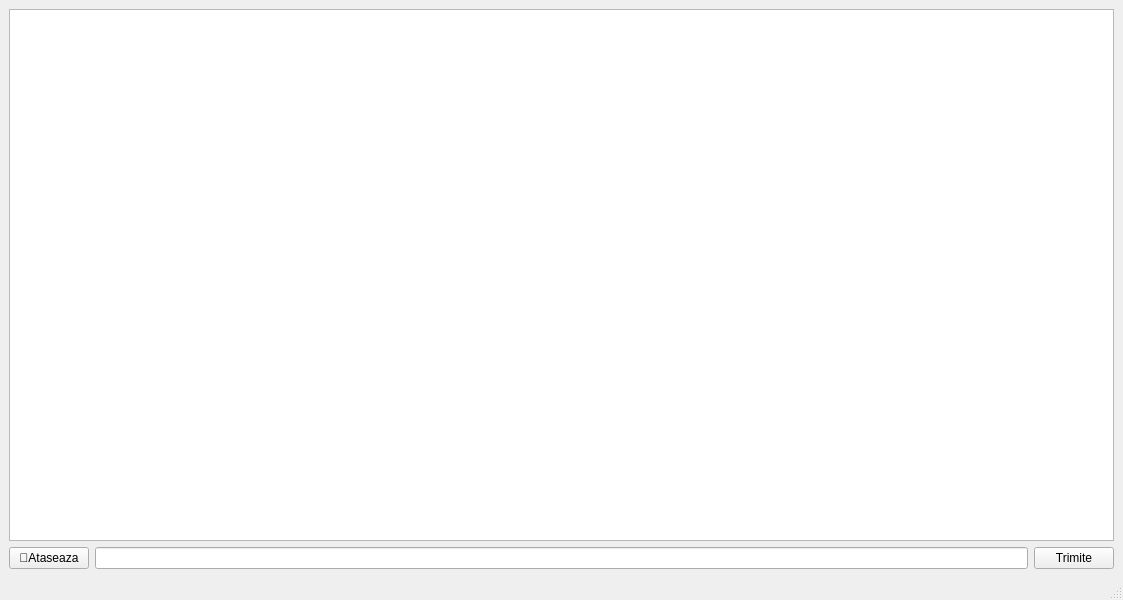
<?xml version="1.0" encoding="UTF-8"?>
<ui version="4.0">
 <class>MainWindow</class>
 <widget class="QMainWindow" name="MainWindow">
  <property name="geometry">
   <rect>
    <x>0</x>
    <y>0</y>
    <width>1123</width>
    <height>600</height>
   </rect>
  </property>
  <property name="windowTitle">
   <string>MainWindow</string>
  </property>
  <widget class="QWidget" name="centralwidget">
   <layout class="QVBoxLayout" name="verticalLayout">
    <item>
     <widget class="QListWidget" name="chatHistory"/>
    </item>
    <item>
     <layout class="QHBoxLayout" name="horizontalLayout">
      <item>
       <widget class="QPushButton" name="attachButton">
        <property name="text">
         <string>📎Ataseaza</string>
        </property>
       </widget>
      </item>
      <item>
       <widget class="QLineEdit" name="messageInput"/>
      </item>
      <item>
       <widget class="QPushButton" name="sendButton">
        <property name="text">
         <string>Trimite</string>
        </property>
       </widget>
      </item>
     </layout>
    </item>
   </layout>
  </widget>
  <widget class="QMenuBar" name="menubar">
   <property name="geometry">
    <rect>
     <x>0</x>
     <y>0</y>
     <width>1123</width>
     <height>26</height>
    </rect>
   </property>
  </widget>
  <widget class="QStatusBar" name="statusbar"/>
 </widget>
 <resources/>
 <connections/>
</ui>
